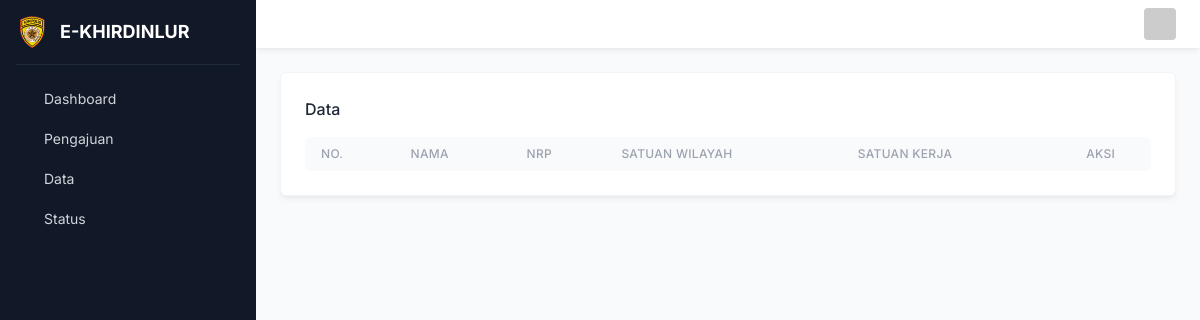
Before: /dashboard/index.php?x=data with the older database file.
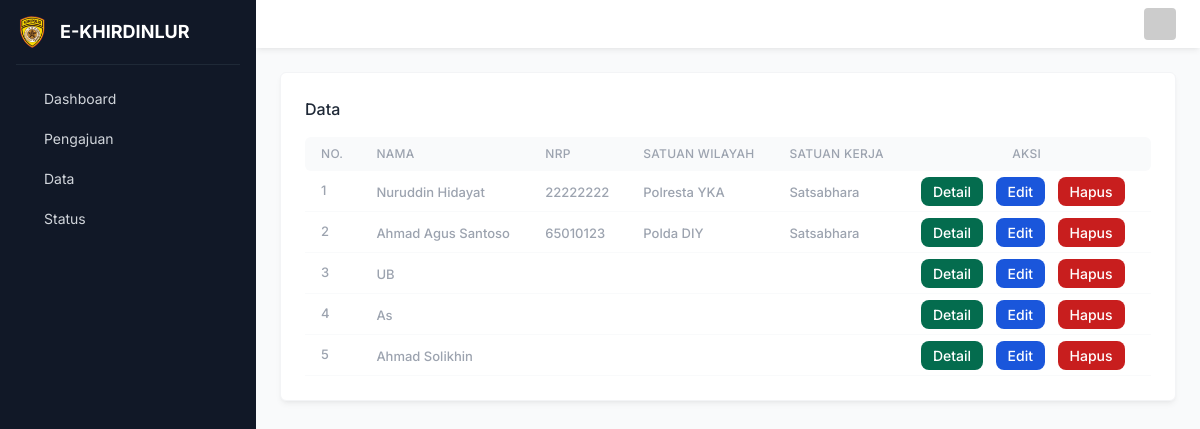
After: the same page with the newer database file.
### tables this page shows
CREATE TABLE `tb_pengajuan` (
  `pengajuan_id` int(11) NOT NULL,
  `nama` varchar(100) NOT NULL,
  `pangkat_name` varchar(50) NOT NULL,
  `paba` varchar(100) NOT NULL,
  `nrp` varchar(100) NOT NULL,
  `jabatan` varchar(50) NOT NULL,
  `satwil` varchar(100) NOT NULL,
  `satker` varchar(100) NOT NULL,
  `asabri` varchar(100) NOT NULL,
  `npwp` varchar(100) NOT NULL,
  `katma` date NOT NULL,
  `tgllahir` date NOT NULL,
  `alamat` text NOT NULL,
  `dusun` varchar(100) NOT NULL,
  `kelurahan` varchar(100) NOT NULL,
  `kecamatan` text NOT NULL,
  `kabupaten` varchar(100) NOT NULL,
  `provinsi` varchar(100) NOT NULL,
  `bank` varchar(100) NOT NULL,
  `tglmpdh` date NOT NULL,
  `tglmpens` date NOT NULL,
  `gaji_MKG` int(11) NOT NULL,
  `nmsuamiistri` varchar(50) NOT NULL,
  `tgllahir_suamiistri` date NOT NULL,
  `nmanak1` varchar(100) NOT NULL,
  `tgllahir_anak1` date NOT NULL,
  `hubanak1` varchar(100) NOT NULL,
  `nmanak2` varchar(50) NOT NULL,
  `tgllahir_anak2` date NOT NULL,
  `hubanak2` varchar(50) NOT NULL,
  `nmanak3` varchar(50) NOT NULL,
  `tgllahir_anak3` date NOT NULL,
  `hubanak3` varchar(50) NOT NULL,
  `berkas_formspp` varchar(100) NOT NULL,
  `berkas_keppensiun` varchar(50) NOT NULL,
  `berkas_keppengangkatanpertama` varchar(50) NOT NULL,
  `berkas_skpp` varchar(50) NOT NULL,
  `berkas_asabri` varchar(50) NOT NULL,
  `berkas_riwayathidup` varchar(50) NOT NULL,
  `berkas_kk` varchar(50) NOT NULL,
  `berkas_ktpsim` varchar(50) NOT NULL,
  `berkas_suketkuliah` varchar(50) NOT NULL,
  `berkas_pasfoto` varchar(50) NOT NULL,
  `berkas_npwp` varchar(50) NOT NULL,
  `status_pengajuan` varchar(50) NOT NULL,
  `keterangan_tolak` varchar(1000) NOT NULL
);

### dashboard/data.php (the view)
<div class="p-6">
    <div class="bg-white border border-gray-100 shadow-md shadow-black/5 p-6 rounded-md">
        <div class="flex justify-between mb-4 items-start">
            <div class="font-medium">Data</div>
        </div>
        <div class="overflow-x-auto">
            <table class="w-full min-w-[540px]" data-tab-for="order">
                <thead>
                    <tr>
                        <th class="text-[12px] uppercase tracking-wide font-medium text-gray-400 py-2 px-4 bg-gray-50 text-left rounded-tl-md rounded-bl-md">No.</th>
                        <th class="text-[12px] uppercase tracking-wide font-medium text-gray-400 py-2 px-4 bg-gray-50 text-left">Nama</th>
                        <th class="text-[12px] uppercase tracking-wide font-medium text-gray-400 py-2 px-4 bg-gray-50 text-left">NRP</th>
                        <th class="text-[12px] uppercase tracking-wide font-medium text-gray-400 py-2 px-4 bg-gray-50 text-left">Satuan Wilayah</th>
                        <th class="text-[12px] uppercase tracking-wide font-medium text-gray-400 py-2 px-4 bg-gray-50 text-left">Satuan Kerja</th>
                        <th class="text-[12px] uppercase tracking-wide font-medium text-gray-400 py-2 px-4 bg-gray-50 text-center rounded-tr-md rounded-br-md">Aksi</th>
                    </tr>
                </thead>
                <tbody>
                    <?php $nomor = 1; ?>
                    <?php $result = $koneksi->query("SELECT * FROM tb_pengajuan"); ?>
                    <?php while ($pecah = $result->fetch_assoc()) { ?>
                        <tr>
                            <td class="py-2 px-4 border-b border-b-gray-50 text-center">
                                <div class="flex items-center">
                                    <span class="text-[13px] font-medium text-gray-400"> <?php echo $nomor; ?> </span>
                                </div>
                            </td>
                            <td class="py-2 px-4 border-b border-b-gray-50">
                                <span class="text-[13px] font-medium text-gray-400"> <?php echo $pecah['nama']; ?> </span>
                            </td>
                            <td class="py-2 px-4 border-b border-b-gray-50">
                                <span class="text-[13px] font-medium text-gray-400"> <?php echo $pecah['nrp']; ?> </span>
                            </td>
                            <td class="py-2 px-4 border-b border-b-gray-50">
                                <span class="text-[13px] font-medium text-gray-400"> <?php echo $pecah['satwil']; ?> </span>
                            </td>
                            <td class="py-2 px-4 border-b border-b-gray-50">
                                <span class="text-[13px] font-medium text-gray-400"> <?php echo $pecah['satker']; ?> </span>
                            </td>
                            <td class="py-2 px-4 border-b border-b-gray-50 text-center">
                                <a href="index.php?x=datadetail&id=<?php echo $pecah['pengajuan_id']; ?>" class="focus:outline-none text-white bg-green-700 hover:bg-green-800 font-medium rounded-lg text-sm px-3 py-1.5 me-2 mb-2 dark:bg-green-600 dark:hover:bg-green-700 dark:focus:ring-green-800">Detail</a>
                                <a href="index.php?x=dataupdate&id=<?php echo $pecah['pengajuan_id']; ?>" class="text-white bg-blue-700 hover:bg-blue-800 font-medium rounded-lg text-sm px-3 py-1.5 me-2 mb-2 dark:bg-blue-600 dark:hover:bg-blue-700 focus:outline-none dark:focus:ring-blue-800">Edit</a>
                                <a href="index.php?x=datadelete&id=<?php echo $pecah['pengajuan_id']; ?>" onclick="return confirm('Apakah Anda Yakin ?');" class="focus:outline-none text-white bg-red-700 hover:bg-red-800 font-medium rounded-lg text-sm px-3 py-1.5 me-2 mb-2 dark:bg-red-600 dark:hover:bg-red-700 dark:focus:ring-red-900">Hapus</a>
                            </td>
                        </tr>
                        <?php $nomor++ ?>
                    <?php } ?>
                </tbody>
            </table>
        </div>
    </div>
</div>

Changed rows visible on the page:
added tb_pengajuan: nama "Nuruddin Hidayat", nrp "22222222", satwil "Polresta YKA", satker "Satsabhara"
added tb_pengajuan: nama "Ahmad Agus Santoso", nrp "65010123", satwil "Polda DIY", satker "Satsabhara"
added tb_pengajuan: nama "UB"
added tb_pengajuan: nama "As"
added tb_pengajuan: nama "Ahmad Solikhin"
